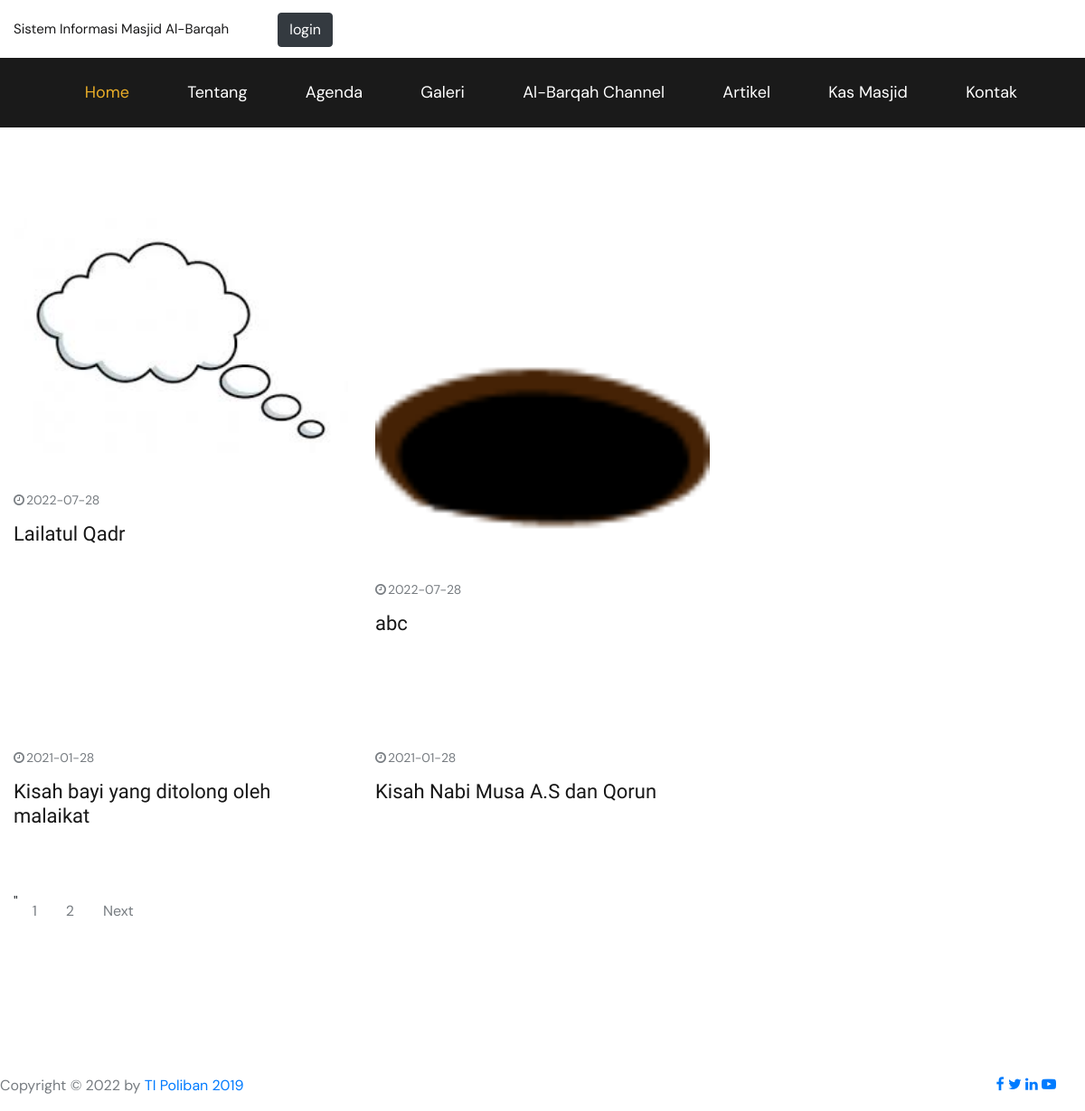
The page /home/berita on the database its author committed.
### tables this page shows
CREATE TABLE `berita` (
  `id_berita` int(11) NOT NULL,
  `jdl_berita` varchar(255) DEFAULT NULL,
  `slug_berita` varchar(255) DEFAULT NULL,
  `isi_berita` text DEFAULT NULL,
  `gambar_berita` varchar(30) DEFAULT NULL,
  `tgl_berita` date NOT NULL,
  `id_user` int(11) DEFAULT NULL
);

### index.php (called while the page is built, shortened)
<?php
require_once BASEPATH.'core/CodeIgniter.php';

### application/views/layout/v_wrapper.php (called while the page is built)
<?php
require_once('v_head.php');
require_once('v_nav.php');
require_once('v_content.php');
require_once('v_footer.php');

### application/views/layout/v_content.php (called while the page is built)
<?php
if ($isi) {
	$this->load->view($isi);
}

### application/models/M_home.php (called while the page is built, shortened)
<?php
class M_home extends CI_Model {
    public function berita($limit,$start)
    {
        $this->db->select('*');
        $this->db->from('berita');
        $this->db->join('user', 'user.id_user = berita.id_user', 'left');
        $this->db->order_by('id_berita', 'desc');
        $this->db->limit($limit,$start);
        return $this->db->get()->result();
    }
    public function total_berita()
    {
        $this->db->select('*');
        $this->db->from('berita');
        $this->db->join('user', 'user.id_user = berita.id_user', 'left');
        $this->db->order_by('id_berita', 'desc');
        return $this->db->get()->result();
    }
    public function latest_berita()
    {
        $this->db->select('*');
        $this->db->from('berita');
        $this->db->join('user', 'user.id_user = berita.id_user', 'left');
        $this->db->order_by('id_berita', 'desc');
        $this->db->limit(3);
        return $this->db->get()->result();
    }
}

### application/config/config.php (called while the page is built, shortened)
<?php
$config['base_url'] = (isset($_SERVER['HTTPS']) ? "https://" : "http://").$_SERVER['HTTP_HOST'].
						str_replace(basename($_SERVER['SCRIPT_NAME']),"",
						$_SERVER['SCRIPT_NAME']);
$config['index_page'] = '';
$config['uri_protocol']	= 'REQUEST_URI';
$config['url_suffix'] = '';
$config['language']	= 'english';
$config['charset'] = 'UTF-8';
$config['enable_hooks'] = FALSE;
$config['subclass_prefix'] = 'MY_';
$config['composer_autoload'] = FALSE;
$config['permitted_uri_chars'] = 'a-z 0-9~%.:_\-';
$config['enable_query_strings'] = FALSE;
$config['controller_trigger'] = 'c';
$config['function_trigger'] = 'm';
$config['directory_trigger'] = 'd';
$config['allow_get_array'] = TRUE;
$config['log_threshold'] = 0;
$config['log_path'] = '';
$config['log_file_extension'] = '';
$config['log_file_permissions'] = 0644;
$config['log_date_format'] = 'Y-m-d H:i:s';
$config['error_views_path'] = '';
$config['cache_path'] = '';
$config['cache_query_string'] = FALSE;
$config['encryption_key'] = '';
$config['sess_driver'] = 'files';
$config['sess_cookie_name'] = 'ci_session';
$config['sess_expiration'] = 7200;
$config['sess_save_path'] = NULL;
$config['sess_match_ip'] = FALSE;
$config['sess_time_to_update'] = 300;
$config['sess_regenerate_destroy'] = FALSE;
$config['cookie_prefix']	= '';
$config['cookie_domain']	= '';
$config['cookie_path']		= '/';
$config['cookie_secure']	= FALSE;
$config['cookie_httponly'] 	= FALSE;
$config['standardize_newlines'] = FALSE;
$config['global_xss_filtering'] = FALSE;
$config['csrf_protection'] = FALSE;
$config['csrf_token_name'] = 'csrf_test_name';
$config['csrf_cookie_name'] = 'csrf_cookie_name';
$config['csrf_expire'] = 7200;
$config['csrf_regenerate'] = TRUE;
$config['csrf_exclude_uris'] = array();
$config['compress_output'] = FALSE;
$config['time_reference'] = 'local';
$config['rewrite_short_tags'] = FALSE;
$config['proxy_ips'] = '';

### application/views/v_berita.php (the view)
<section class="blog spad">
    <div class="container">
        <div class="row">
            <div class="col-lg-8 col-md-8">
                <div class="row">
                 <?php foreach ($berita as $key => $value) { ?>
                    <div class="col-lg-6 col-md-6">
                        <div class="blog__item">
                            <div class="blog__item__pic">
                                <img src="<?=base_url('gambar/'.$value->gambar_berita)?>" alt="">
                            </div>
                            <div class="blog__item__text">
                                <p><i class="fa fa-clock-o"></i><?= $value->tgl_berita ?></p>
                                <h5><a href="<?=base_url('home/detail_berita/'.$value->slug_berita)?>"><?= substr(strip_tags($value->jdl_berita),0,100) ?></a></h5>
                            </div>
                        </div>
                    </div>
          <?php } ?>
          <div class="col-lg-12">
                        <div class="pagination__number blog__pagination">
                           <?php
                if (isset($paginasi)) {
                  echo $paginasi;
                }
                ?>
                        </div>
                    </div>
                </div>
            </div>
    </div>
</section>

### application/controllers/Home.php (shortened to what this page needs)
<?php
class Home extends CI_Controller {
	public function __construct()
	{
		$this->load->model('m_home');
		$this->load->model('m_galeri');
	}
	public function berita()
	{
		$this->load->library('pagination');
		$config['base_url'] = base_url('home/berita');
		$config['total_rows'] = count($this->m_home->total_berita());
		$config['per_page'] = 4;
		$config['url_segmen'] = 3;
			$limit= $config['per_page'];
			$start= ($this->uri->segment(3)) ? ($this->uri->segment(3)) : 0;
		$config['first_link'] = 'First';
		$config['last_link'] = 'Last';
		$config['next_link'] = 'Next';
		$config['prev_link'] = 'Prev';
		$config['full_tag_open'] = '<div class="pagination__number blog__pagination"><ul class="pagination">"';
		$config['num_tag_open'] = '<li>';
		$config['num_tag_close'] = '</li>';
		$config['cur_tag_open'] = '<li class="active"><a>';
		$config['cur_tag_close'] = '</a></li>';
		$config['next_tag_open'] = '<li>';
		$config['next_tag_close'] = '</li>';
		$config['prev_tag_open'] = '<li>';
		$config['prev_tag_close'] = '</li>';
		$config['first_tag_open'] = '<li>';
		$config['first_tag_close'] = '</li>';
		$config['last_tag_open'] = '<li>';
		$config['last_tag_close'] = '</li>';
		$config['full_tag_close'] = '</ul></div>';
		$this->pagination->initialize($config);
		$data = array(
			'paginasi' =>$this->pagination->create_links(),
			'latest_berita'=>$this->m_home->latest_berita(),
			'berita' =>$this->m_home->berita($limit,$start),
			'title' => 'Berita',
			'isi'=> 'v_berita'
			);
		$this->load->view('layout/v_wrapper', $data, FALSE);
	}
}

### application/views/layout/v_head.php (shortened to what this page needs)
<!DOCTYPE html>
<html lang="zxx">
<head>
    <link rel="stylesheet" href="<?= base_url() ?>template/front-end/css/bootstrap.min.css" type="text/css">
    <link rel="stylesheet" href="<?= base_url() ?>template/front-end/css/font-awesome.min.css" type="text/css">
    <link rel="stylesheet" href="<?= base_url() ?>template/front-end/css/elegant-icons.css" type="text/css">
    <link rel="stylesheet" href="<?= base_url() ?>template/front-end/css/nice-select.css" type="text/css">
    <link rel="stylesheet" href="<?= base_url() ?>template/front-end/css/jquery-ui.min.css" type="text/css">
    <link rel="stylesheet" href="<?= base_url() ?>template/front-end/css/owl.carousel.min.css" type="text/css">
    <link rel="stylesheet" href="<?= base_url() ?>template/front-end/css/slicknav.min.css" type="text/css">
    <link rel="stylesheet" href="<?= base_url() ?>template/front-end/css/style.css" type="text/css">
</head>

### application/views/layout/v_nav.php (shortened to what this page needs)
<header class="header">
    <div class="header__top">
        <div class="container">
            <div class="row">
                <div class="col-lg-7">
                    <ul class="header__top__widget">
                        <li>Sistem Informasi Masjid Al-Barqah</li>
                        <li><a class="btn btn-dark" href="<?= base_url('login')?>">login</a></li>
                    </ul>
                </div>
            </div>
        </div>
    </div>
    <div class="header__nav__option">
        <div class="container">
            <div class="row">
                <div class="col-lg-12">
                    <div class="header__nav">
                        <nav class="header__menu">
                            <ul class="menu__class">
                                <li class="active"><a href="<?= base_url()?>">Home</a></li>
                                <li><a href="#">Tentang</a>
                                </li>
                                <li><a href="#">Agenda</a>
                                </li>
                                <li><a href="<?= base_url('home/galeri') ?>">Galeri</a></li>
                                <li><a href="<?= base_url('home/channel') ?>">Al-Barqah Channel</a></li>
                                <li><a href="<?= base_url('home/berita') ?>">Artikel</a></li>
                                <li><a href="<?= base_url('home/rekap') ?>">Kas Masjid</a></li>
                                <li><a href="<?= base_url('home/contact') ?>">Kontak</a></li>
                            </ul>
                        </nav>
                    </div>
                </div>
            </div>
        </div>
    </div>
</header>

### application/views/layout/v_footer.php (shortened to what this page needs)
    <footer class="footer set-bg" data-setbg="<?= base_url() ?>template/front-end/img/wall.jpg">
        <div class="container text-center">
            <div class="row">
                <p>Copyright &copy; <script>document.write(new Date().getFullYear());</script> by <a href="" target="_blank">TI Poliban 2019</a></p>
             <div class="col-8">
             </div>
              <div class="col">
              <a href="#"><i class="fa fa-facebook"></i></a>
                                <a href="#"><i class="fa fa-twitter"></i></a>
                                <a href="#"><i class="fa fa-linkedin"></i></a>
                                <a href="#"><i class="fa fa-youtube-play"></i></a>
             </div>
            </div>
        </div>
    </footer>
</body>
</body>
</html>

### template/front-end/css/style.css (style rules this page uses)
html, body { height: 100%; font-family: "DM Sans", sans-serif; -webkit-font-smoothing: antialiased; }
h1, h2, h3, h4, h5, h6 { margin: 0; color: #111111; font-weight: 600; font-family: "Barlow Condensed", sans-serif; }
h5 { font-size: 18px; }
p { font-size: 16px; font-family: "DM Sans", sans-serif; color: #777C81; font-weight: 400; line-height: 26px; margin: 0 0 15px 0; }
img { max-width: 100%; }
ul, ol { padding: 0; margin: 0; }
.set-bg { background-repeat: no-repeat; background-size: cover; background-position: top center; }
.spad { padding-top: 100px; padding-bottom: 100px; }
.header__top__widget { padding: 14px 0 12px; }
.header__top__widget li { font-size: 15px; color: #19191A; display: inline-block; margin-right: 50px; list-style: none; }
.header__top__widget li:last-child { margin-right: 0; }
.header__nav__option { background: #1a1a1a; }
.header__nav { text-align: right; padding: 20px 0 20px; }
.header__menu { display: inline-block; }
.header__menu ul li { list-style: none; display: inline-block; margin-right: 60px; position: relative; }
.header__menu ul li.active a { color: #E9AD28; }
.header__menu ul li a { font-size: 18px; color: #ffffff; display: block; padding: 5px 0; -webkit-transition: all, 0.5s; -o-transition: all, 0.5s; transition: all, 0.5s; }
.pagination__number { text-align: center; }
.pagination__number a { font-size: 16px; display: inline-block; padding: 10px 16px 8px; color: #777C81; -webkit-transition: all, 0.3s; -o-transition: all, 0.3s; transition: all, 0.3s; }
.footer { padding-top: 60px; }
.blog__item { margin-bottom: 70px; }
.blog__item__pic { position: relative; }
.blog__item__pic img { min-width: 100%; }
.blog__item__text { padding-top: 28px; }
.blog__item__text p { font-size: 14px; margin-bottom: 12px; }
.blog__item__text p i { margin-right: 2px; }
.blog__item__text h5 a { font-size: 22px; color: #171717; font-weight: 500; }
.pagination__number.blog__pagination { text-align: left; }
@media only screen and (min-width: 1200px) { .container { max-width: 1200px; } }

### rows shown on the page
berita: gambar_berita (picture), tgl_berita "2022-07-28", jdl_berita "Lailatul Qadr"
berita: gambar_berita (picture), tgl_berita "2022-07-28", jdl_berita "abc"
berita: tgl_berita "2021-01-28", jdl_berita "Kisah bayi yang ditolong oleh malaikat"
berita: tgl_berita "2021-01-28", jdl_berita "Kisah Nabi Musa A.S dan Qorun"

### other values the page prints
$paginasi "1 2 Next"
